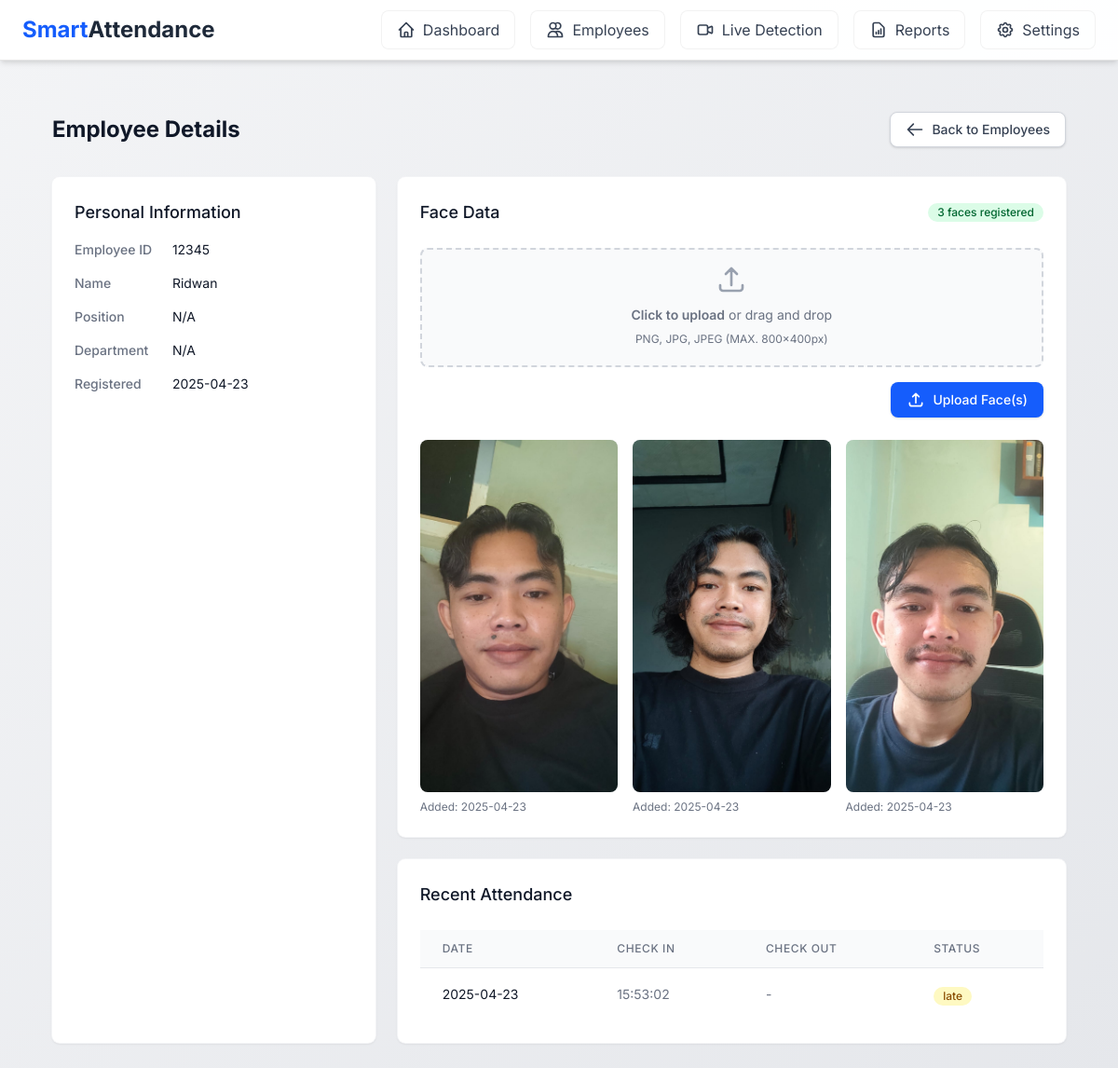
/employees/1, run on an earlier commit of the app's database.
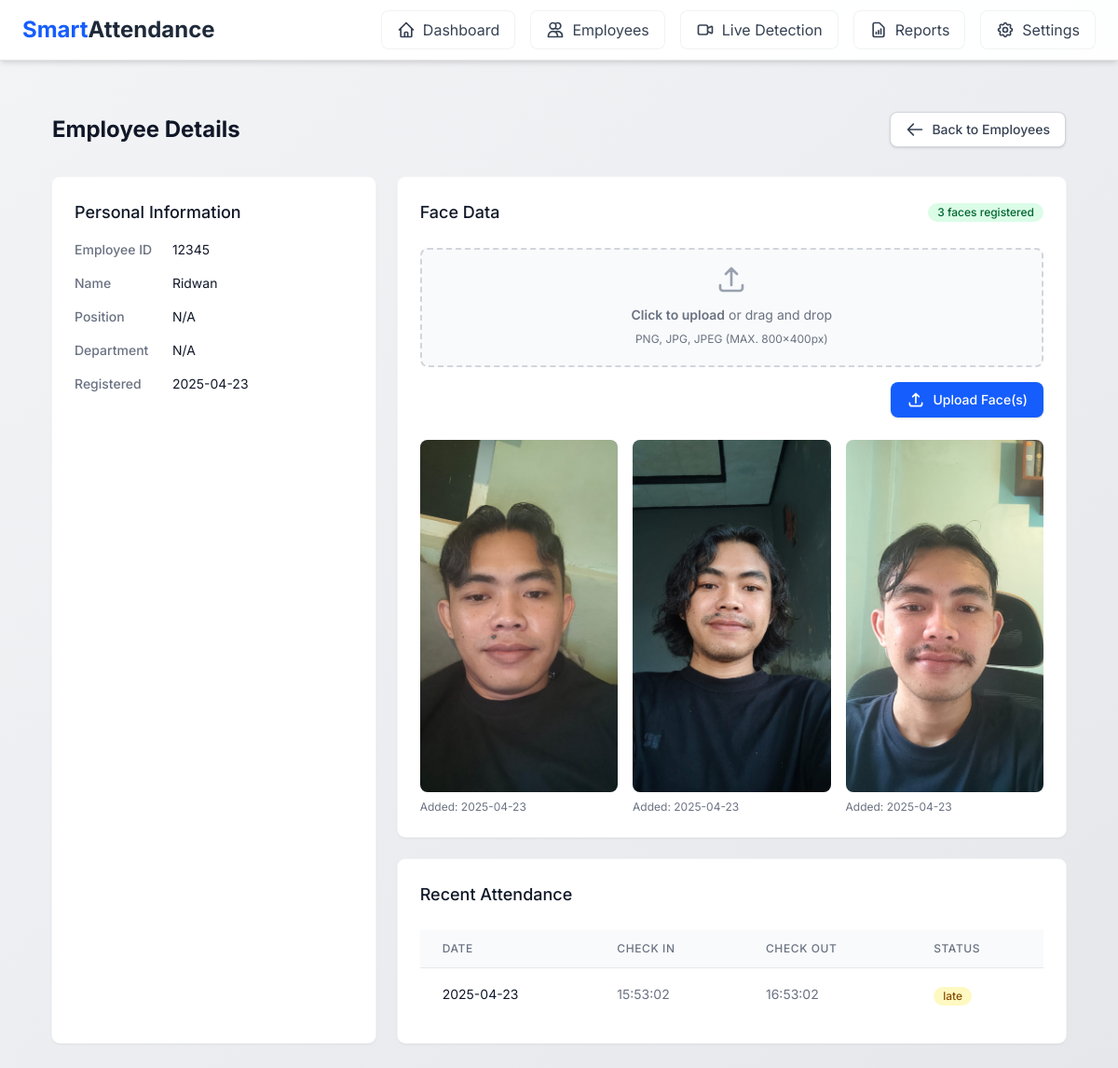
And on a later commit of the database.
### models.py (models this page shows, shortened)
class Employee(db.Model):
    id = db.Column(db.Integer, primary_key=True)
    employee_id = db.Column(db.String(20), unique=True, nullable=False)
    name = db.Column(db.String(100), nullable=False)
    position = db.Column(db.String(100))
    department = db.Column(db.String(100))
    created_at = db.Column(db.DateTime, default=datetime.utcnow)
    face_data = db.relationship('FaceData', backref='employee', lazy=True)
    attendance = db.relationship('Attendance', backref='employee', lazy=True)

class FaceData(db.Model):
    id = db.Column(db.Integer, primary_key=True)
    employee_id = db.Column(db.Integer, db.ForeignKey('employee.id'), nullable=False)
    image = db.Column(db.String(255), nullable=False)
    face_encoding = db.Column(db.LargeBinary, nullable=True)
    created_at = db.Column(db.DateTime, default=datetime.utcnow)

class Attendance(db.Model):
    id = db.Column(db.Integer, primary_key=True)
    employee_id = db.Column(db.Integer, db.ForeignKey('employee.id'), nullable=False)
    check_in = db.Column(db.DateTime, nullable=False, default=datetime.utcnow)
    check_out = db.Column(db.DateTime)
    status = db.Column(db.String(20), default='present')  # present, late, absent
    created_at = db.Column(db.DateTime, default=datetime.utcnow)

### routes.py (the view)
@app.route('/employees/<int:employee_id>')
def view_employee(employee_id):
    employee = Employee.query.get_or_404(employee_id)
    attendance = Attendance.query.filter_by(employee_id=employee_id).order_by(Attendance.check_in.desc()).limit(10).all()
    return render_template('employee_detail.html', employee=employee, attendance=attendance)

### templates/employee_detail.html (shortened to what this page needs)
{% extends "base.html" %}
{% block content %}
<div class="max-w-7xl mx-auto px-4 sm:px-6 lg:px-8 py-8">
    <div class="mb-8">
        <div class="flex items-center justify-between">
            <h1 class="text-2xl font-bold text-gray-900">Employee Details</h1>
            <a href="{{ url_for('employees') }}"
                class="inline-flex items-center px-4 py-2 border border-gray-300 rounded-lg shadow-sm text-sm font-medium text-gray-700 bg-white hover:bg-gray-50 focus:outline-none focus:ring-2 focus:ring-offset-2 focus:ring-blue-500">
                <svg class="h-5 w-5 mr-2" fill="none" viewBox="0 0 24 24" stroke="currentColor">
                    <path stroke-linecap="round" stroke-linejoin="round" stroke-width="2"
                        d="M10 19l-7-7m0 0l7-7m-7 7h18" />
                </svg>
                Back to Employees
            </a>
        </div>
    </div>
    <div class="grid grid-cols-1 md:grid-cols-3 gap-6">
        <div class="bg-white shadow-sm ring-1 ring-gray-100 rounded-lg overflow-hidden">
            <div class="px-4 py-5 sm:p-6">
                <h2 class="text-lg font-medium text-gray-900 mb-4">Personal Information</h2>
                <dl class="grid grid-cols-1 gap-4">
                    <div class="sm:grid sm:grid-cols-3 sm:gap-4">
                        <dt class="text-sm font-medium text-gray-500">Employee ID</dt>
                        <dd class="mt-1 text-sm text-gray-900 sm:mt-0 sm:col-span-2">{{ employee.employee_id }}</dd>
                    </div>
                    <div class="sm:grid sm:grid-cols-3 sm:gap-4">
                        <dt class="text-sm font-medium text-gray-500">Name</dt>
                        <dd class="mt-1 text-sm text-gray-900 sm:mt-0 sm:col-span-2">{{ employee.name }}</dd>
                    </div>
                    <div class="sm:grid sm:grid-cols-3 sm:gap-4">
                        <dt class="text-sm font-medium text-gray-500">Position</dt>
                        <dd class="mt-1 text-sm text-gray-900 sm:mt-0 sm:col-span-2">{{ employee.position or 'Not
                            specified' }}</dd>
                    </div>
                    <div class="sm:grid sm:grid-cols-3 sm:gap-4">
                        <dt class="text-sm font-medium text-gray-500">Department</dt>
                        <dd class="mt-1 text-sm text-gray-900 sm:mt-0 sm:col-span-2">{{ employee.department or 'Not
                            specified' }}</dd>
                    </div>
                    <div class="sm:grid sm:grid-cols-3 sm:gap-4">
                        <dt class="text-sm font-medium text-gray-500">Registered</dt>
                        <dd class="mt-1 text-sm text-gray-900 sm:mt-0 sm:col-span-2">{{
                            employee.created_at.strftime('%Y-%m-%d') }}</dd>
                    </div>
                </dl>
            </div>
        </div>
        <div class="md:col-span-2 space-y-6">
            <div class="bg-white shadow-sm ring-1 ring-gray-100 rounded-lg overflow-hidden">
                <div class="px-4 py-5 sm:p-6">
                    <div class="flex items-center justify-between mb-6">
                        <h2 class="text-lg font-medium text-gray-900">Face Data</h2>
                        <span
                            class="inline-flex items-center px-2.5 py-0.5 rounded-full text-xs font-medium {% if employee.face_data|length > 0 %}bg-green-100 text-green-800{% else %}bg-gray-100 text-gray-800{% endif %}">
                            {{ employee.face_data|length }} faces registered
                        </span>
                    </div>
                    <form action="{{ url_for('upload_employee_face', employee_id=employee.id) }}" method="post"
                        enctype="multipart/form-data" class="mb-6">
                        <div class="flex items-center justify-center w-full">
                            <label for="image"
                                class="flex flex-col items-center justify-center w-full h-32 border-2 border-gray-300 border-dashed rounded-lg cursor-pointer bg-gray-50 hover:bg-gray-100">
                                <div class="flex flex-col items-center justify-center pt-5 pb-6">
                                    <svg class="w-8 h-8 mb-3 text-gray-400" fill="none" viewBox="0 0 24 24"
                                        stroke="currentColor">
                                        <path stroke-linecap="round" stroke-linejoin="round" stroke-width="2"
                                            d="M3 16.5v2.25A2.25 2.25 0 005.25 21h13.5A2.25 2.25 0 0021 18.75V16.5m-13.5-9L12 3m0 0l4.5 4.5M12 3v13.5" />
                                    </svg>
                                    <p class="mb-2 text-sm text-gray-500"><span class="font-semibold">Click to
                                            upload</span> or drag and drop</p>
                                    <p class="text-xs text-gray-500">PNG, JPG, JPEG (MAX. 800x400px)</p>
                                </div>
                            </label>
                        </div>
                        <div class="mt-4 flex justify-end">
                            <button type="submit"
                                class="inline-flex items-center px-4 py-2 border border-transparent rounded-lg shadow-sm text-sm font-medium text-white bg-blue-600 hover:bg-blue-700 focus:outline-none focus:ring-2 focus:ring-offset-2 focus:ring-blue-500">
                                <svg class="h-5 w-5 mr-2" fill="none" viewBox="0 0 24 24" stroke="currentColor">
                                    <path stroke-linecap="round" stroke-linejoin="round" stroke-width="2"
                                        d="M4 16v1a3 3 0 003 3h10a3 3 0 003-3v-1m-4-8l-4-4m0 0L8 8m4-4v12" />
                                </svg>
                                Upload Face(s)
                            </button>
                        </div>
                    </form>
                    {% if employee.face_data %}
                    <div class="grid grid-cols-1 sm:grid-cols-2 lg:grid-cols-3 gap-4">
                        {% for face in employee.face_data %}
                        <div class="relative group">
                            <div class="aspect-w-1 aspect-h-1 w-full overflow-hidden rounded-lg bg-gray-200">
                                <img src="{{ url_for('uploaded_file', filename=face.image) }}" alt="Face Image"
                                    class="object-cover object-center group-hover:opacity-75">
                            </div>
                            <p class="mt-2 text-xs text-gray-500">Added: {{ face.created_at.strftime('%Y-%m-%d') }}</p>
                        </div>
                        {% endfor %}
                    </div>
                    {% endif %}
                </div>
            </div>
            <div class="bg-white shadow-sm ring-1 ring-gray-100 rounded-lg overflow-hidden">
                <div class="px-4 py-5 sm:p-6">
                    <h2 class="text-lg font-medium text-gray-900 mb-6">Recent Attendance</h2>
                    {% if attendance %}
                    <div class="overflow-x-auto">
                        <table class="min-w-full divide-y divide-gray-200">
                            <thead class="bg-gray-50">
                                <tr>
                                    <th scope="col"
                                        class="px-6 py-3 text-left text-xs font-medium text-gray-500 uppercase tracking-wider">
                                        Date
                                    </th>
                                    <th scope="col"
                                        class="px-6 py-3 text-left text-xs font-medium text-gray-500 uppercase tracking-wider">
                                        Check In
                                    </th>
                                    <th scope="col"
                                        class="px-6 py-3 text-left text-xs font-medium text-gray-500 uppercase tracking-wider">
                                        Check Out
                                    </th>
                                    <th scope="col"
                                        class="px-6 py-3 text-left text-xs font-medium text-gray-500 uppercase tracking-wider">
                                        Status
                                    </th>
                                </tr>
                            </thead>
                            <tbody class="bg-white divide-y divide-gray-200">
                                {% for record in attendance %}
                                <tr class="hover:bg-gray-50">
                                    <td class="px-6 py-4 whitespace-nowrap text-sm text-gray-900">
                                        {{ record.check_in.strftime('%Y-%m-%d') }}
                                    </td>
                                    <td class="px-6 py-4 whitespace-nowrap text-sm text-gray-500">
                                        {{ record.check_in.strftime('%H:%M:%S') }}
                                    </td>
                                    <td class="px-6 py-4 whitespace-nowrap text-sm text-gray-500">
                                        {{ record.check_out.strftime('%H:%M:%S') if record.check_out else '-' }}
                                    </td>
                                    <td class="px-6 py-4 whitespace-nowrap">
                                        <span class="inline-flex items-center px-2.5 py-0.5 rounded-full text-xs font-medium
                                            {% if record.status == 'present' %}bg-green-100 text-green-800
                                            {% elif record.status == 'late' %}bg-yellow-100 text-yellow-800
                                            {% else %}bg-red-100 text-red-800{% endif %}">
                                            {{ record.status }}
                                        </span>
                                    </td>
                                </tr>
                                {% endfor %}
                            </tbody>
                        </table>
                    </div>
                    {% endif %}
                </div>
            </div>
        </div>
    </div>
</div>
{% endblock %}

What changed in the data, as far as the page shows it:
changed Attendance "late": check_out "-" → "16:53:02"
